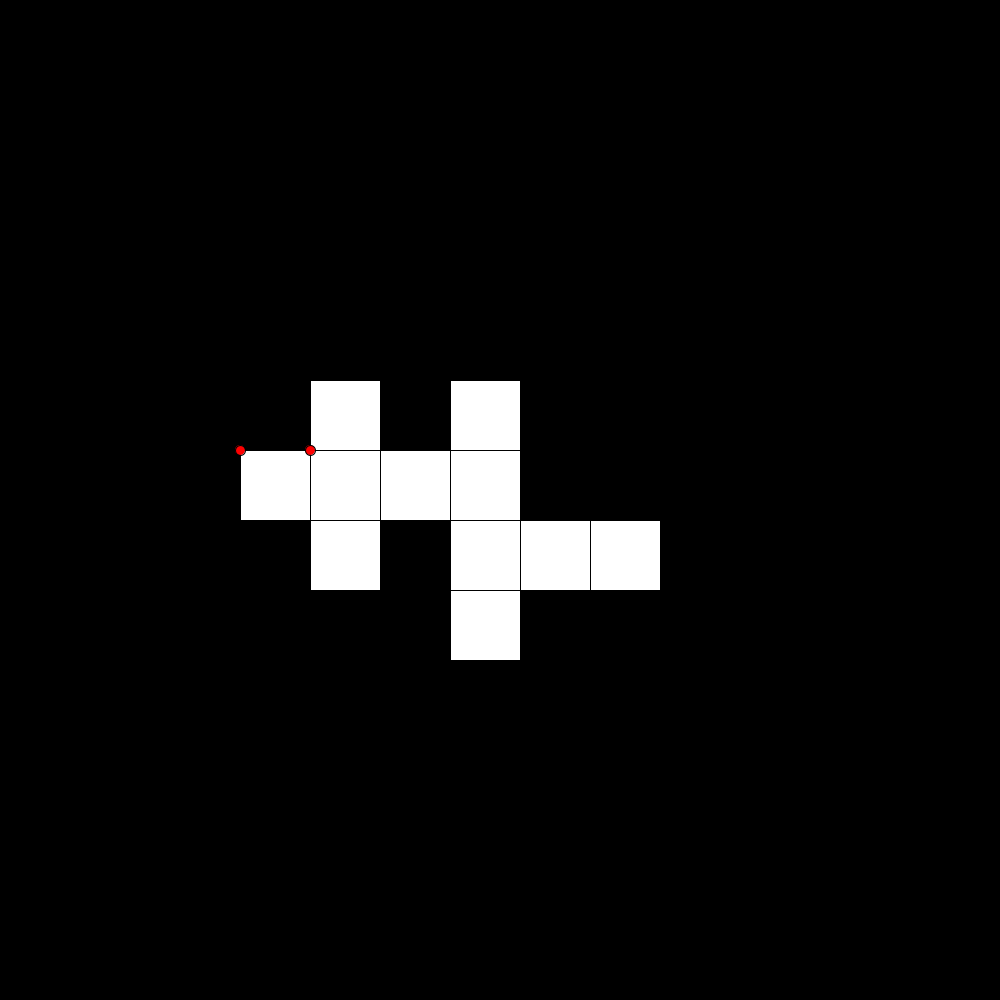
Frame 1 (no input)
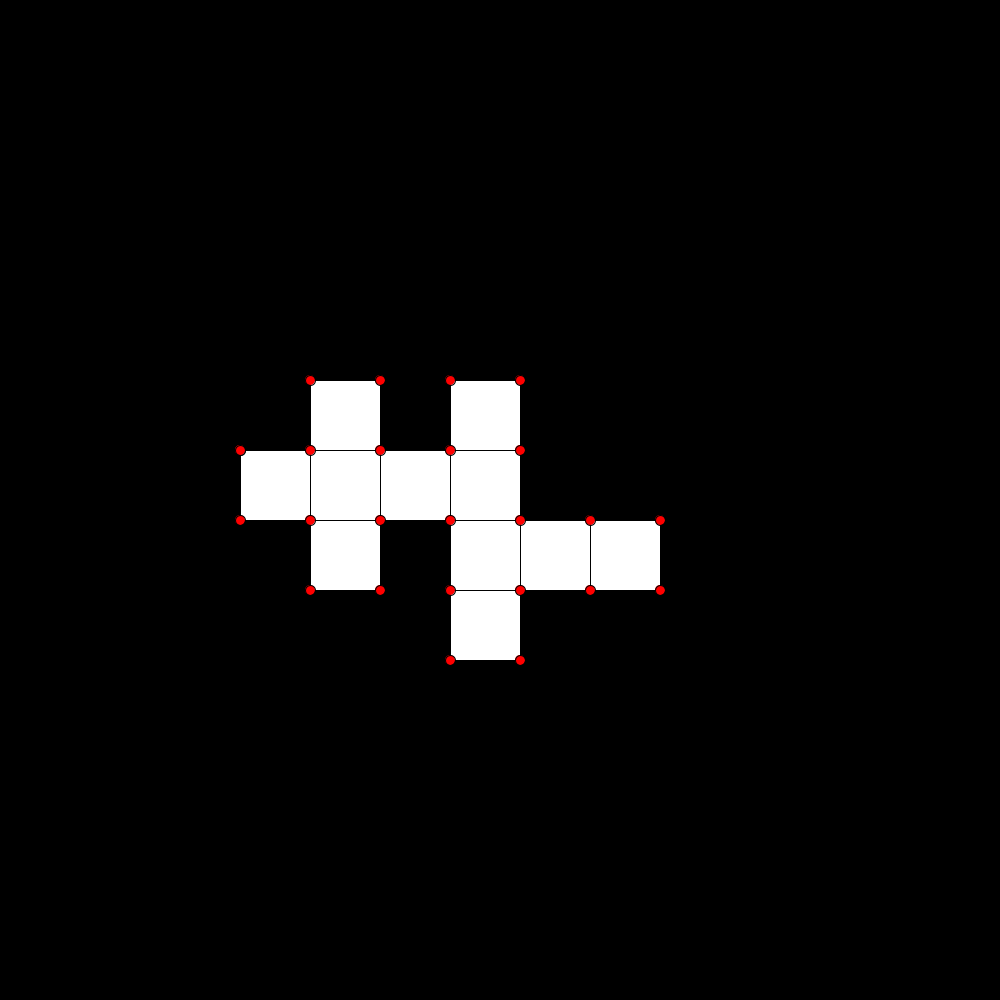
Frame 60 (the mouse pressed at the canvas centre just before this capture)
Frame 120 (the mouse held since frame 60 and released just before this capture): identical to frame 60, image omitted

The Processing sketch that drew these frames (run headless with seeded random() and noise(); from frame 60 on, the mouse is pressed at the canvas centre):

// Processing sketch: FormesVaisseau
// ── FormesVaisseau.pde
Block[][] allBlocks;
FormeVaisseau forme;

void setup() {
  size(1000, 1000);
  allBlocks = new Block[10][10];

  allBlocks[5][6] = new Block();
  allBlocks[6][6] = new Block();
  allBlocks[7][6] = new Block();
  allBlocks[5][7] = new Block();
  allBlocks[5][5] = new Block();
  allBlocks[4][5] = new Block();
  allBlocks[3][5] = new Block();
  allBlocks[3][4] = new Block();
  allBlocks[3][6] = new Block();
  allBlocks[2][5] = new Block();
  allBlocks[5][4] = new Block();

  forme = new FormeVaisseau(allBlocks);
  
  frameRate(10);
}

void draw() {
  background(0);
  translate(100, 100);
  fill(255);

  for (int x=0; x<allBlocks.length; x++) {
    for (int y=0; y<allBlocks[0].length; y++) {
      push();
      translate(x*Block.tailleBloc, y*Block.tailleBloc);
      if (allBlocks[x][y] != null)
        allBlocks[x][y].Render();
      pop();
    }
  }
  
  if (!forme.fini) forme.Cherche(allBlocks);
  forme.Render();
}

// ── block.pde
class Block {
  final static int tailleBloc = 70;
  int x, y;
  boolean linked = false;

  Block() {
  }

  void Render() {
    rect(0, 0, tailleBloc, tailleBloc);
  }

  void Update() {
  }
}

// ── forme.pde
class FormeVaisseau {
  ArrayList<PVector> forme;

  FormeVaisseau(Block[][] bs) {
    forme = new ArrayList<PVector>();
  }

  int direction = 0, // 0 : L  /  1 : U  /  2 : R  /  3 : B
    px = -1, py = -1, basePx = -2, basePy = -2;
  boolean fini = false;
  boolean changDir = false;



  void Cherche(Block[][] blocks) {

    //println();
    //println("direction : "+direction);
    //println("test : "+px +" "+py);
    //Si on a pas de premier block, le trouver
    if (px == -1 && py == -1) {
      boolean br = false;

      for (int x=0; x<blocks.length; x++) {
        for (int y=0; y<blocks[0].length; y++) {
          if (blocks[x][y] != null) {
            px = x;
            py = y;
            basePx = x;
            basePy = y;
            println(basePx, basePy);
            forme.add(new PVector(px, py));
            br = true;
            break;
          }
        }
        if (br) break;
      }
    }

    boolean avance = false;


    switch(direction) {
    case 0:
      if (blocks[px][py] != null && blocks[px][py-1] == null) {
        px++;
        forme.add(new PVector(px, py));
        avance = true;
      } else changDir = true;
      break;
    case 1:
      if (blocks[px][py-1] != null && blocks[px-1][py-1] == null) {
        py--;
        forme.add(new PVector(px, py));
        avance = true;
      } else changDir = true;
      break;
    case 2:
      if (blocks[px-1][py] == null && blocks[px-1][py-1] != null) {
        px--;
        forme.add(new PVector(px, py));
        avance = true;
      } else changDir = true;
      break;
    case 3:
      if (blocks[px][py] == null && blocks[px-1][py] != null) {
        py++;
        forme.add(new PVector(px, py));
        avance = true;
      } else changDir = true;
      break;
    }

    if (changDir) {
      direction++;
      direction%=4;
    }

    if (avance) println(basePx, basePy, px, py);


    if (px == basePx && py == basePy) {
      println("fini");
      fini = true;
    }
  }

  void Render() {
    fill(255, 0, 0);
    for (PVector v : forme) {
      ellipse(v.x*Block.tailleBloc, v.y*Block.tailleBloc, 10, 10);
    }
  }
}
